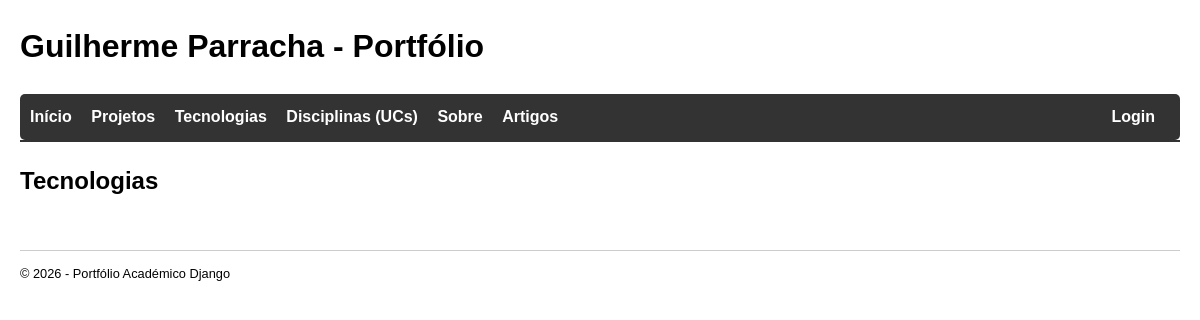
The page /tecnologias/ on the database as committed earlier.
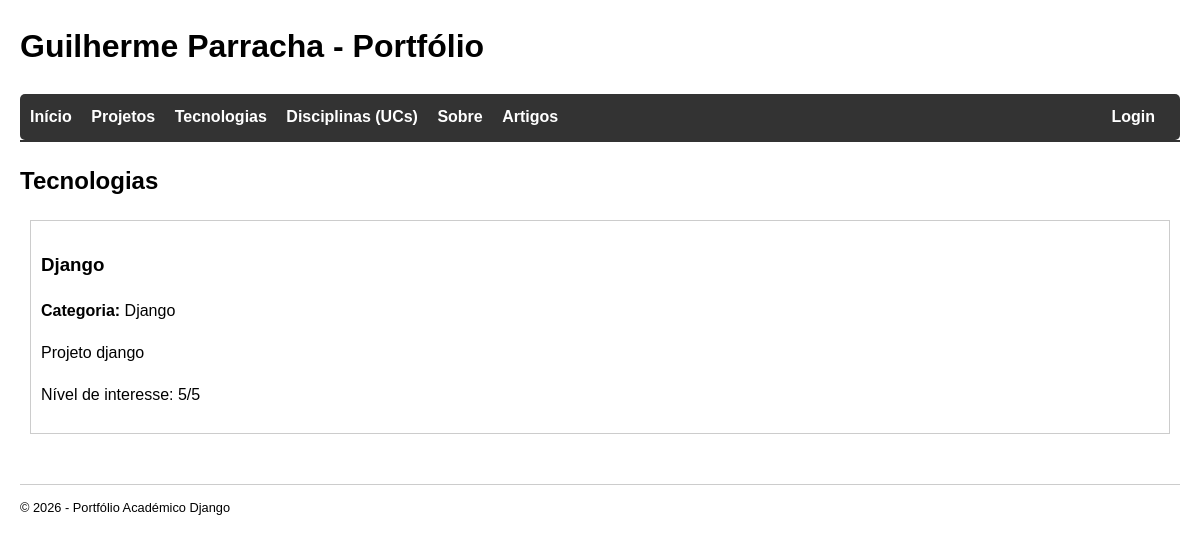
The same page on the database as committed later.
### portfolio/models.py (models this page shows, shortened)
class Tecnologia(models.Model):
    nome = models.CharField(max_length=50)
    descricao = models.TextField()
    logo = models.ImageField(upload_to='tecnologias/', blank=True, null=True)
    site_oficial = models.URLField(blank=True)
    nivel_interesse = models.IntegerField(help_text="Escala de 1 a 5")
    tipo = models.ForeignKey(TipoTecnologia, on_delete=models.CASCADE)

class TipoTecnologia(models.Model):
    nome = models.CharField(max_length=50)

### portfolio/views.py (the view)
# urls.py: path('tecnologias/', views.tecnologias_view, name='tecnologias'),
def tecnologias_view(request):
    context = {'tecnologias': Tecnologia.objects.all()}
    return render(request, 'portfolio/tecnologias.html', context)

### portfolio/templates/portfolio/tecnologias.html
{% extends "portfolio/layout.html" %}
{% block content %}
<h2>Tecnologias</h2>
{% for tecnologia in tecnologias %}
    <div style="border: 1px solid #ccc; margin: 10px; padding: 10px;">
        <h3>{{ tecnologia.nome }}</h3>
        <p><strong>Categoria:</strong> {{ tecnologia.tipo.nome }}</p>
        <p>{{ tecnologia.descricao }}</p>
        <p>Nível de interesse: {{ tecnologia.nivel_interesse }}/5</p>
    </div>
{% endfor %}
{% endblock %}

Rows that differ between the two databases and show on the page:
added Tecnologia: nome "Django", tipo.nome "Django", descricao "Projeto django", nivel_interesse "5"
